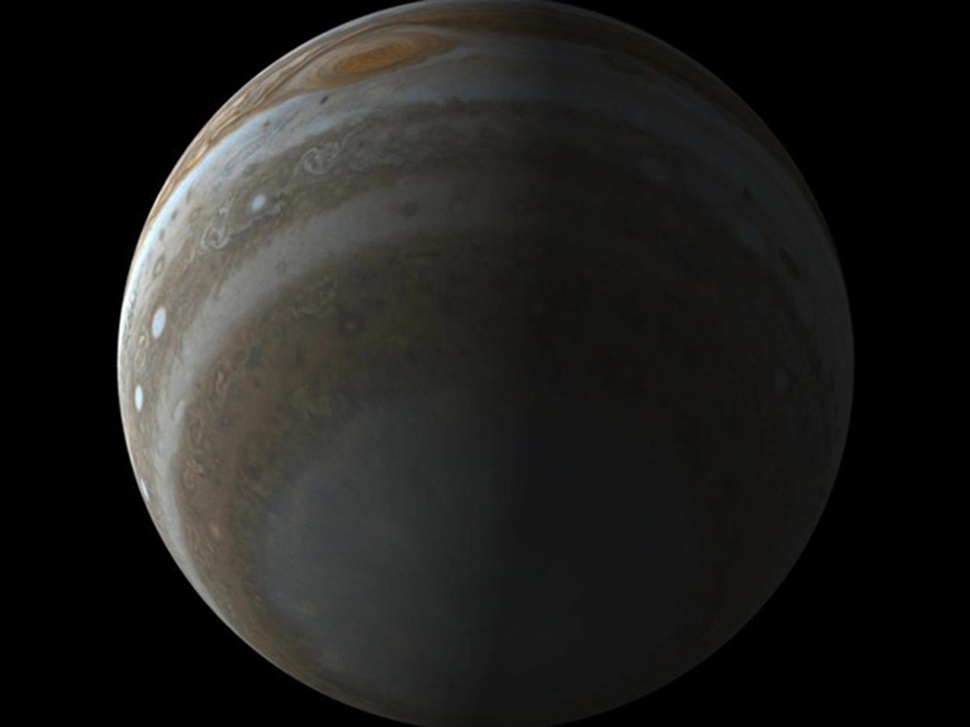
%> input picture 3-Iluminacion/iluminacion.jpg, 970 x 727 px, shrunk from 1268 x 950 before the run
$ octave iluminacion.m   (GNU Octave 9; MATLAB toolbox functions it lacks are replaced by stand-ins)
%> lines starting %> are read from the running program, lines starting %| are printed output that depends on the picture
% 3 - Iluminacion - Enrique 2021/2022
% Ref:
clear;

% Ajuste del gamma
cte_gamma = 5;

% Cargamos la imagen
img = imread('iluminacion.jpg');
%> img is the input picture: size 727x970x3 uint8; mean R, G, B 31.9, 31.3, 29.3
gray_img = rgb2gray(img);
hnorm_org = imhist(gray_img)./numel(gray_img);
%> hnorm_org = 256 values, max 0.372 at index 1, min 4.25e-06 at index 256, mean 0.00391
cdf1 = cumsum(hnorm_org);
%> cdf1 = 256 values from 0.372 to 1

% Representamos la imagen original
figure
subplot(3,3,1)
imshow(img);
title('Imagen inicial')

subplot(3,3,4)
bar(hnorm_org,'stacked');
axis square off, axis([-2 255 0 0.03]),
title('Histograma original'),
colorbar('XTickLabel','','location','North')

subplot(3,3,7)
plot(linspace(0,1,length(cdf1)),cdf1),
axis([0 1 0 1]),
axis square,
grid,
title('Original CDF');

% Pre adj
img_pre = imadjust(img, [0 0.85], [ ]);
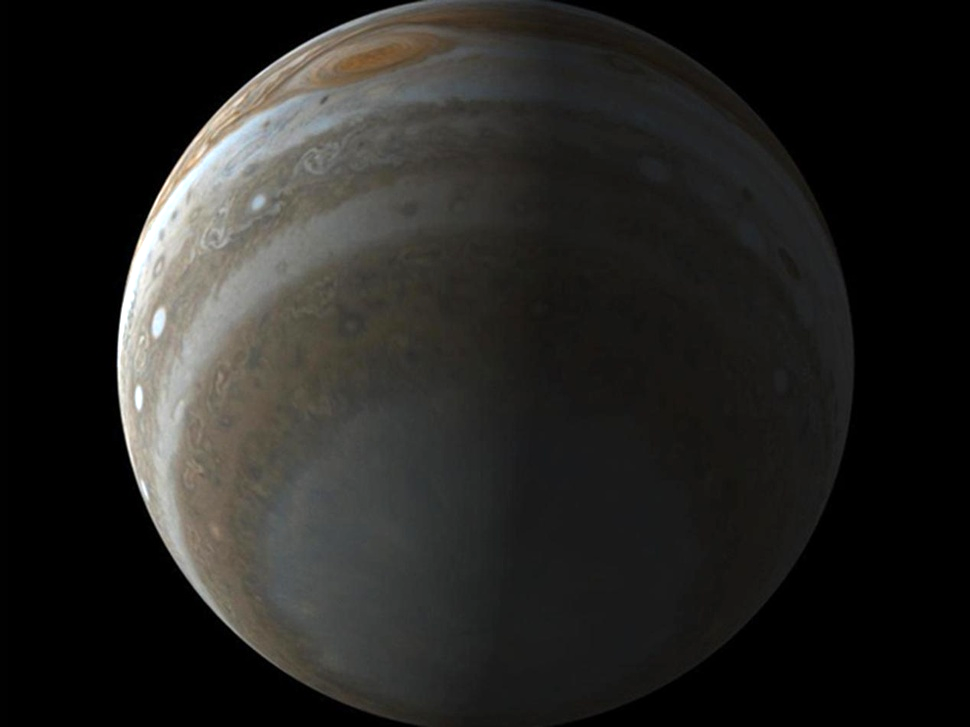
%> img_pre: size 727x970x3 uint8; mean R, G, B 37.5, 36.8, 34.5
gray_pre = rgb2gray(img_pre);
hnorm_pre = imhist(gray_pre)./numel(gray_pre);
%> hnorm_pre = 256 values, max 0.371 at index 1, min 3.83e-05 at index 18, mean 0.00391
cdf2 = cumsum(hnorm_pre);
%> cdf2 = 256 values from 0.371 to 1

subplot(3,3,2)
imshow(img_pre)
%imcontrast
title('Imagen pre')

subplot(3,3,5)
bar(hnorm_pre,'stacked');
axis square off, axis([-2 255 0 0.03]),
title('Histograma pre'),
colorbar('XTickLabel','','location','North')

subplot(3,3,8)
plot(linspace(0,1,length(cdf2)),cdf2),
axis([0 1 0 1]),
axis square,
grid,
title('Pre');

% Transparencia 9
img_adj = imadjust(img_pre, [0 0.6], [0 1], 0.85); % [low_in high_in] [low_out high_out]
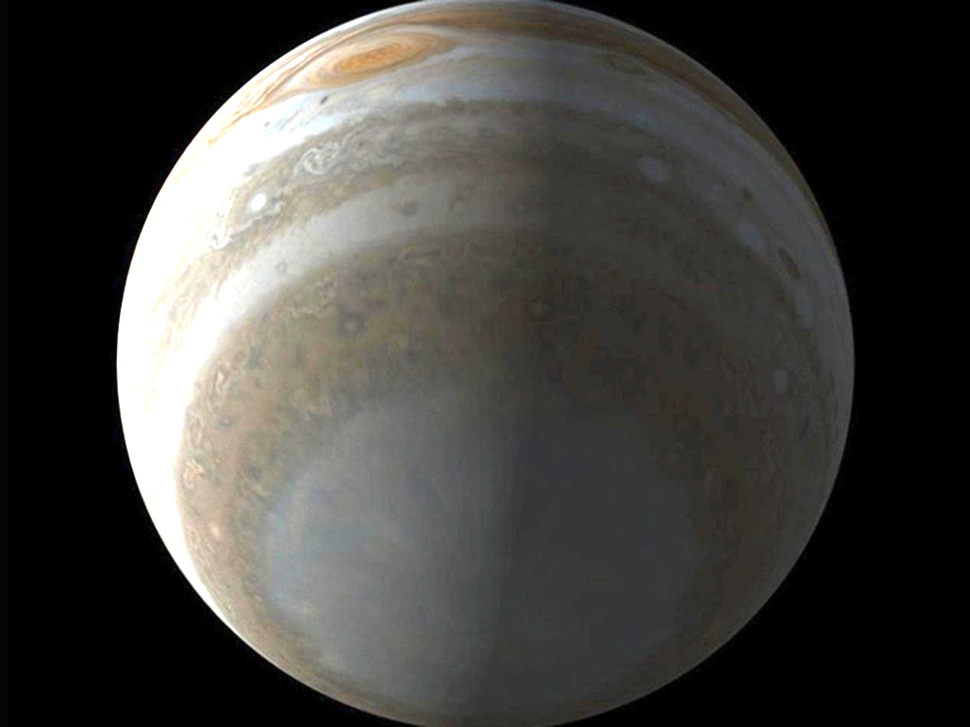
%> img_adj: size 727x970x3 uint8; mean R, G, B 67.3, 66.2, 62.7
%img_adj = imadjust(img_pre, ())
%img_adj = histeq(img_pre)

gray_adj = rgb2gray(img_adj);
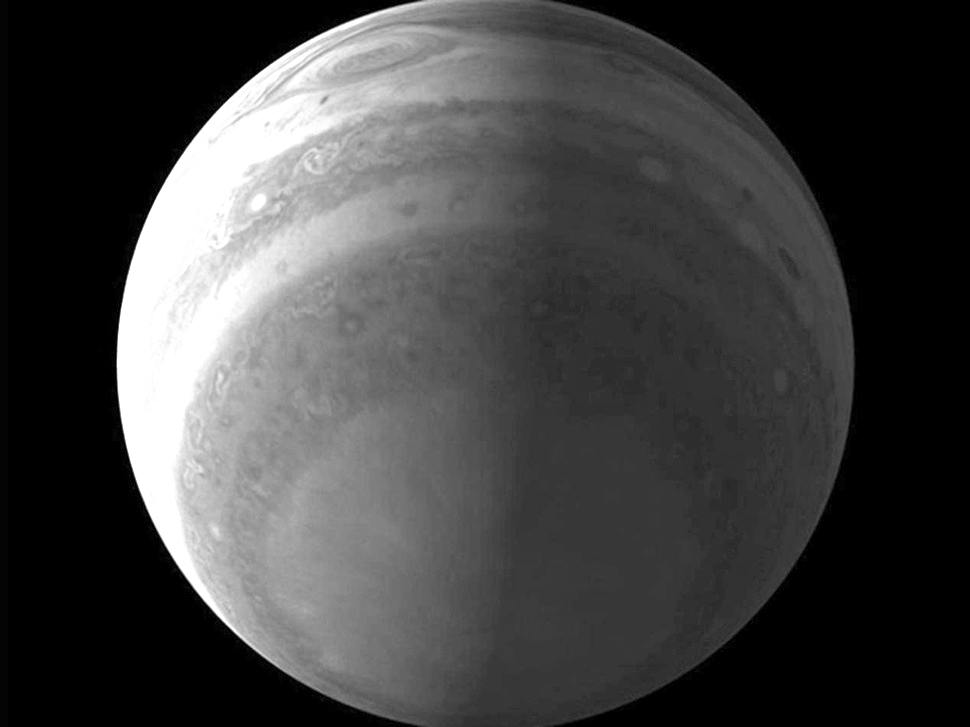
%> gray_adj: size 727x970 uint8; min 0, max 255, mean 66.2
hnorm_adj = imhist(gray_adj)./numel(gray_adj);
%> hnorm_adj = 256 values, max 0.37 at index 1, min 1.42e-05 at index 26, mean 0.00391
cdf3 = cumsum(hnorm_adj);
%> cdf3 = 256 values from 0.37 to 1

%filter = fspecial('sobel');
%img_filtered = imfilter(img_pre, filter);
%img_adj = imadd(img_adj, img_filtered);

% Representamos la imagen original
subplot(3,3,3)
imshow(img_adj);
title('Imagen adj')

subplot(3,3,6)
bar(hnorm_adj,'stacked');
axis square off, axis([-2 255 0 0.03]),
title('Histograma adj'),
colorbar('XTickLabel','','location','North')

subplot(3,3,9)
plot(linspace(0,1,length(cdf3)),cdf3),
axis([0 1 0 1]),
axis square,
grid,
title('ADJ');
